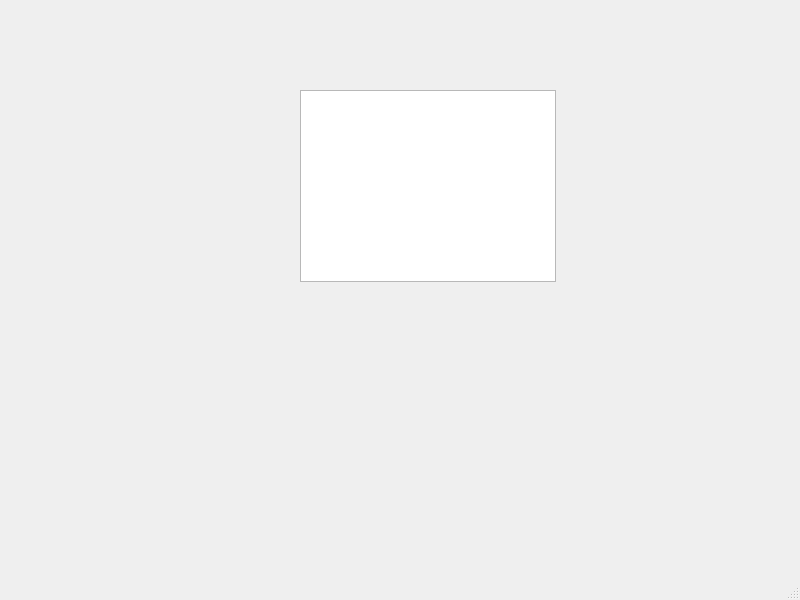
<?xml version="1.0" encoding="UTF-8"?>
<ui version="4.0">
 <class>MainWindow</class>
 <widget class="QMainWindow" name="MainWindow">
  <property name="geometry">
   <rect>
    <x>0</x>
    <y>0</y>
    <width>800</width>
    <height>600</height>
   </rect>
  </property>
  <property name="windowTitle">
   <string>MainWindow</string>
  </property>
  <widget class="QWidget" name="centralwidget">
   <widget class="QGraphicsView" name="graphicsView">
    <property name="geometry">
     <rect>
      <x>300</x>
      <y>90</y>
      <width>256</width>
      <height>192</height>
     </rect>
    </property>
   </widget>
  </widget>
  <widget class="QMenuBar" name="menubar">
   <property name="geometry">
    <rect>
     <x>0</x>
     <y>0</y>
     <width>800</width>
     <height>25</height>
    </rect>
   </property>
  </widget>
  <widget class="QStatusBar" name="statusbar"/>
 </widget>
 <resources/>
 <connections/>
</ui>
